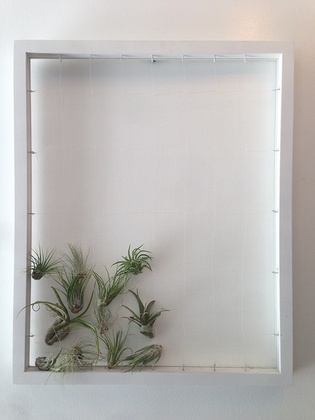
%> input picture Robotic Motion Planning/Kalman Filters (Matlab) /code/input/In1.jpg, 315 x 420 px, shrunk from 480 x 640 before the run
$ octave --eval "reidentifyLongLine('../../Kalman Filters (Matlab) /code/input/In1.jpg');"   (GNU Octave 9; MATLAB toolbox functions it lacks are replaced by stand-ins)
%> lines starting %> are read from the running program, lines starting %| are printed output that depends on the picture; in (x1, y1, x2, y2) boxes, pixels count from 0 and x2, y2 are one past the last pixel; in counts of white or black regions, pixels touching at a corner belong together; the program's own positions count from 1
function reidentifyLongLine( inputImages )
%reidentifyLines Given array of image names, find lines and reidentify

    %Variable used to store the longest line
    longest_line1 = -1;

    for imgNum = 1:length(inputImages(:,1))
        %read image
        curImg = imread(inputImages(imgNum,:));
%> curImg is the input picture: size 420x315x3 uint8; mean R, G, B 186.5, 184.5, 182
        %convert to grayscale to work with the edge function
        curImg = rgb2gray(curImg);
%> curImg: size 420x315 uint8
        %perform canny alg on image
        cannyThresh = [0.05, 0.3];
        cannyImg = edge(curImg, 'canny', cannyThresh);
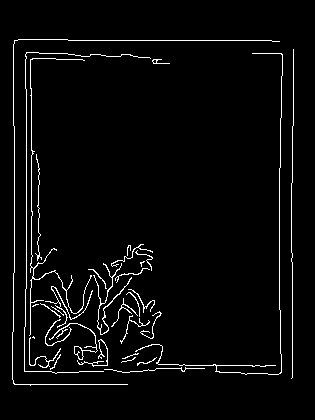
%> cannyImg: size 420x315 logical; 3.5% white in thin lines or dots, all inside (x1, y1, x2, y2) = (12, 39, 294, 386)
        %perform hough transform on result of canny
        [H,theta,rho] = hough(cannyImg);
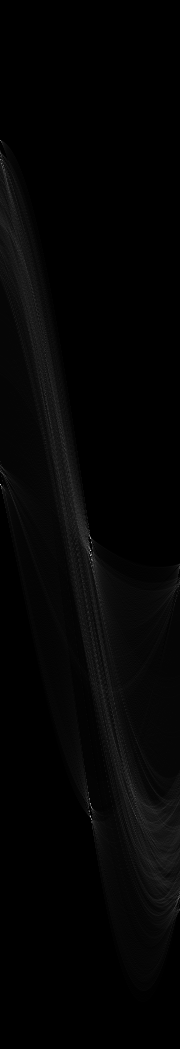
%> H: size 1049x180 double; min 0, max 208, mean 4.4
%> theta = 180 values from -90 to 89; rho = 1049 values from -524 to 524

        %from matlabs findlines tutorial
        P = houghpeaks(H,5,'threshold',ceil(0.3*max(H(:))));
%> P = [485 1; 551 91; 817 91; 539 91; 804 91]
        x = theta(P(:,2));
%> x = [-90 0 0 0 0]
        y = rho(P(:,1));
%> y = [-40 26 292 14 279]

        lines = houghlines(cannyImg,theta,rho,P,'FillGap',25,'MinLength',50);
%> lines = 6 lines; point1 to point2 (x, y): (69, 41) to (272, 41), (27, 90) to (27, 289), (15, 127) to (15, 273), (280, 169) to (280, 310), (293, 254) to (293, 378), (293, 127) to (293, 183)

        figure, imshow(curImg), hold on
        max_len = 0;
        for k = 1:length(lines)
           xy = [lines(k).point1; lines(k).point2];
           plot(xy(:,1),xy(:,2),'LineWidth',2,'Color','green');

           % Plot beginnings and ends of lines
           plot(xy(1,1),xy(1,2),'x','LineWidth',2,'Color','yellow');
           plot(xy(2,1),xy(2,2),'x','LineWidth',2,'Color','red');

           % Determine the endpoints of the longest line segment
           len = norm(lines(k).point1 - lines(k).point2);
           if ( len > max_len)
              max_len = len;
              xy_long = xy;
           end
        end
%> this loop made 6 passes
%> (len, max_len, xy_long) on pass 1: (203, 203, [69 41; 272 41])
%> (xy, len) on passes 2 to 6: ([27 90; 27 289], 199), ([293 127; 293 183], 56), ([293 254; 293 378], 124), ([15 127; 15 273], 146), ([280 169; 280 310], 141)
        % highlight the longest line segment
        plot(xy_long(:,1),xy_long(:,2),'LineWidth',2,'Color','red');
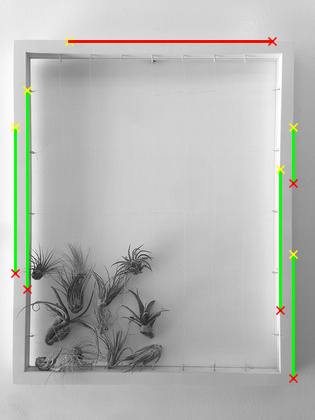
%> figure redrawn from the program's plot data

        if imgNum == 1
            %Save longest line, featureset, and image for use during second
            %image processing
            last_line = xy_long;
%> last_line = [69 41; 272 41]
            last_img = curImg;
            last_points = detectHarrisFeatures(curImg);
%> last_points = 100 points; strongest (x, y): (33, 270), (33, 279), (33, 264), (33, 305), (35, 366)
            [last_features,last_valid_points] = extractFeatures(curImg,last_points);
%> last_valid_points = 52 points; strongest (x, y): (140, 250), (63, 321), (154, 62), (143, 255), (147, 257)
        else
            %Extract points using Harris & Stephens
            curPoints = detectHarrisFeatures(curImg);
            [features_cur,valid_points_cur] = extractFeatures(curImg,curPoints);

            indexPairs = matchFeatures(last_features,features_cur);

            matchedPoints1 = last_valid_points(indexPairs(:,1),:);
            matchedPoints2 = valid_points_cur(indexPairs(:,2),:);

            maxDifference = -1;
            %Combine the two images for display later
            C = imfuse(curImg,last_img,'blend','Scaling','joint');

            if (length(matchedPoints1)>0)
                %Loop through all matched features
                for i = 1:length(matchedPoints1)
                    %Compute distances from the longest lines to a matched feature
                    distance1 = sep(matchedPoints1(i).Location',last_line');
                    distance2 = sep(matchedPoints2(i).Location',xy_long');

                    difference = abs(distance1 - distance2);
                    %Set maxDifference to the largest discrepancy between
                    %any distance1 and distance2 values
                    if (difference>maxDifference)
                        maxDifference = difference;
                    end
                end

                figure, imshow(C), hold on
                %If there was a decently low maximum difference, highlight
                %the two longest lines to show they are the same
                if (maxDifference < 200)
                    plot(xy_long(:,1),xy_long(:,2),'LineWidth',2,'Color','blue');
                    plot(last_line(:,1),last_line(:,2),'LineWidth',2,'Color','blue');
                end
            end

            %If there were no matched features, display the overlayed images
            %without highlighting lines to suggest no findings
            if (maxDifference == -1)
                figure, imshow(C), hold on
            end

            figure;
            showMatchedFeatures(last_img,curImg,matchedPoints1,matchedPoints2);

            %reset last_img params (for more than 2 images)
            last_line = xy_long;
            last_img = curImg;
            last_features = features_cur;
            last_valid_points = valid_points_cur;

        end %end if that checks which image is being processed
    end %end for that loops through input images
end

$ run again, on Robotic Motion Planning/Kalman Filters (Matlab) /code/input/In2.jpg
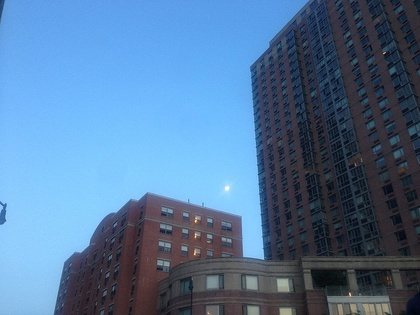
%> input picture Robotic Motion Planning/Kalman Filters (Matlab) /code/input/In2.jpg, 420 x 315 px, shrunk from 640 x 480 before the run
%> in reidentifyLongLine, curImg is the input picture: size 315x420x3 uint8; mean R, G, B 83.1, 117.7, 153.6
%> curImg: size 315x420 uint8
%> in reidentifyLongLine, `cannyImg = edge(curImg, 'canny', cannyThresh);`:
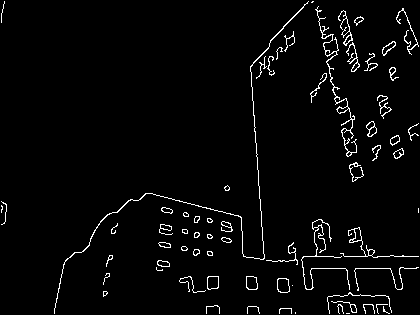
%> cannyImg: size 315x420 logical; 3% white in thin lines or dots
%> theta = 180 values from -90 to 89; rho = 1049 values from -524 to 524
%> P = [770 87; 832 79; 269 1; 257 1; 378 16]
%> x = [-4 -12 -90 -90 -75]
%> y = [245 307 -256 -268 -147]
%> lines = 5 lines; point1 to point2 (x, y): (251, 67) to (265, 259), (317, 10) to (353, 182), (296, 257) to (419, 257), (152, 194) to (262, 223), (304, 269) to (417, 269)
%> the loop in reidentifyLongLine, `for k = 1:length(lines)` made 5 passes
%> (len, max_len, xy_long) on pass 1: (192.5, 192.5, [251 67; 265 259])
%> in reidentifyLongLine, `plot(xy_long(:,1),xy_long(:,2),'LineWidth',2,'Color','red');`:
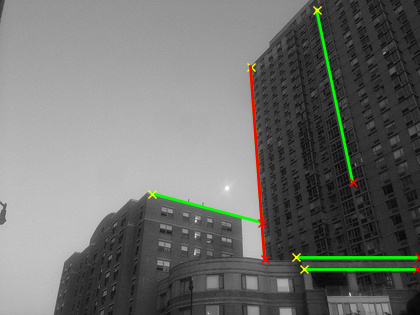
%> figure redrawn from the program's plot data
%> last_line = [251 67; 265 259]
%> last_points = 184 points; strongest (x, y): (350, 295), (196, 222), (195, 255), (196, 237), (385, 54)
%> last_valid_points = 88 points; strongest (x, y): (196, 222), (195, 255), (196, 237), (210, 242), (187, 250)

$ run again, on Robotic Motion Planning/Kalman Filters (Matlab) /code/input/In3.jpg
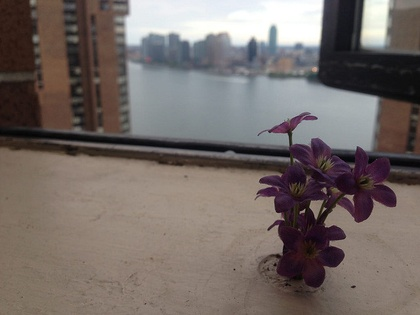
%> input picture Robotic Motion Planning/Kalman Filters (Matlab) /code/input/In3.jpg, 420 x 315 px, shrunk from 640 x 480 before the run
%> in reidentifyLongLine, curImg is the input picture: size 315x420x3 uint8; mean R, G, B 116.7, 107.2, 103.3
%> curImg: size 315x420 uint8
%> in reidentifyLongLine, `cannyImg = edge(curImg, 'canny', cannyThresh);`:
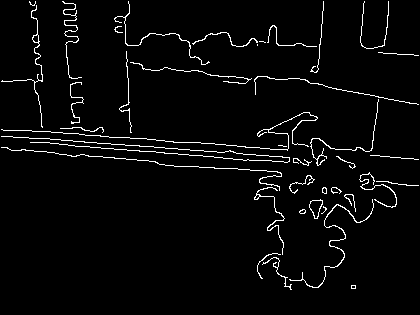
%> cannyImg: size 315x420 logical; 3.4% white in thin lines or dots
%> theta = 180 values from -90 to 89; rho = 1049 values from -524 to 524
%> P = [378 6; 397 5; 648 88; 375 2; 509 13]
%> x = [-85 -86 -3 -89 -78]
%> y = [-147 -128 123 -150 -16]
%> lines = 6 lines; point1 to point2 (x, y): (18, 131) to (165, 141), (125, 18) to (133, 160), (289, 79) to (411, 104), (86, 156) to (156, 162), (229, 169) to (281, 173), (8, 149) to (59, 154)
%> the loop in reidentifyLongLine, `for k = 1:length(lines)` made 6 passes
%> (len, max_len, xy_long) on passes 1, 2, 4: (51.24, 51.24, [8 149; 59 154]), (70.26, 70.26, [86 156; 156 162]), (147.3, 147.3, [18 131; 165 141])
%> in reidentifyLongLine, `plot(xy_long(:,1),xy_long(:,2),'LineWidth',2,'Color','red');`:
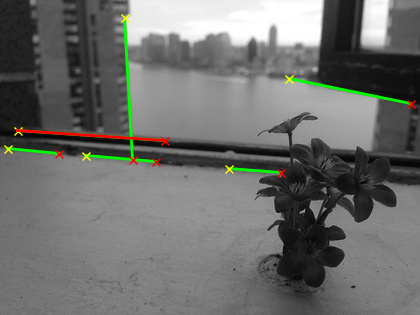
%> figure redrawn from the program's plot data
%> last_line = [18 131; 165 141]
%> last_points = 149 points; strongest (x, y): (305, 211), (325, 209), (317, 119), (301, 213), (317, 218)
%> last_valid_points = 85 points; strongest (x, y): (305, 211), (325, 209), (317, 119), (301, 213), (317, 218)
